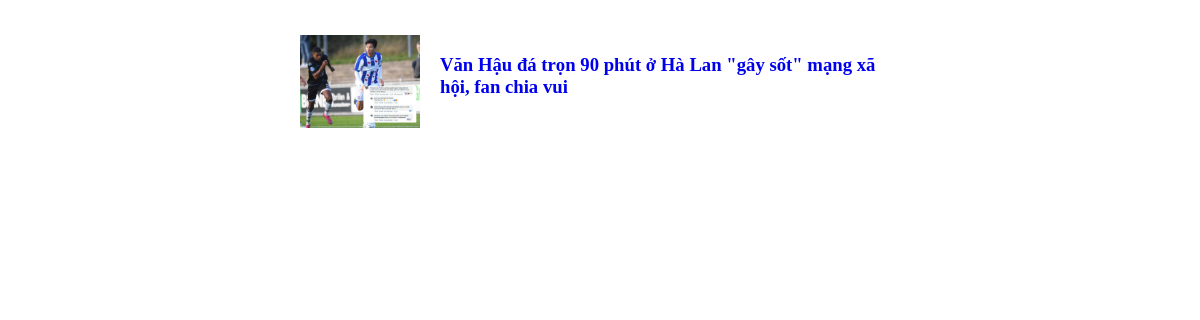
The app's page /View/index.php?id=6 with its own data.
### tables this page shows
CREATE TABLE `news` (
  `id` int(11) NOT NULL,
  `title` varchar(255) NOT NULL,
  `description` varchar(255) NOT NULL,
  `image` varchar(50) NOT NULL,
  `created_at` date NOT NULL DEFAULT current_timestamp()
);

### Model/DbConnect.php (called while the page is built)
<?php
    class DbConnect {
		public function DbConnect() {
			$conn = new mysqli('localhost','root','','exercise2');
			$conn->set_charset('utf8');
			if(mysqli_connect_errno()){
				echo "Lỗi kết nối: " . mysqli_connect_error();
				die();
			}else{
				return $conn;
			}
		}
	}
?>

### Controller/NewController.php (called while the page is built)
<?php
	require_once('../Model/NewModel.php');
	class NewController {
		public function index() {
			$listNews = new NewModel();
			if(isset($_GET['id'])){
				$arDetail = $listNews->detailNew($_GET['id']);
				return $arDetail;
			}else{
				$arNews = $listNews->listNews();
				return $arNews;
			}
		}
	}
?>

### Model/NewModel.php (called while the page is built, shortened)
<?php
require_once('DbConnect.php');
class NewModel extends DbConnect {
	protected $conn;
	public function __construct() {
		$this->conn = $this->DbConnect();
	}
	function detailNew($id) {
		$queryDetail = "SELECT * FROM news WHERE id = '{$id}'";
		$arDetail    = $this->conn->query($queryDetail);
		return $arDetail;
	}
}
?>

### View/index.php (the view, shortened to what this page needs)
<!DOCTYPE html>
<html>
<head>
	<link rel="stylesheet" type="text/css" href="../public/css/style.css">
</head>
<body>
<?php
include('../Controller/NewController.php');
$news   = new NewController();
$arNews = $news->index();
while($displayNew = mysqli_fetch_assoc($arNews)){
	$id = $displayNew['id'];
?>
<div class="index">
	<a href="?id=<?php echo $id ?>" title="">
		<img src='../public/img/<?php echo $displayNew['image'] ?>' style="width: 120px" alt="">
	</a>
	<h3><a href="detail.php?id=<?php echo $id ?> " title=""><?php echo $displayNew['title'] ?></a></h3>
</div>
<?php
} ?>
</body>
</html>

### public/css/style.css (style rules this page uses)
.index { width: 600px; position: relative; margin: 35px auto; }
.index h3 { display: inline; position: absolute; padding-left: 20px; }
.index a { text-decoration-line: none; }

### records on screen
news: image (picture), title "Văn Hậu đá trọn 90 phút ở Hà Lan \"gây sốt\" mạng xã hội, fan chia vui"
